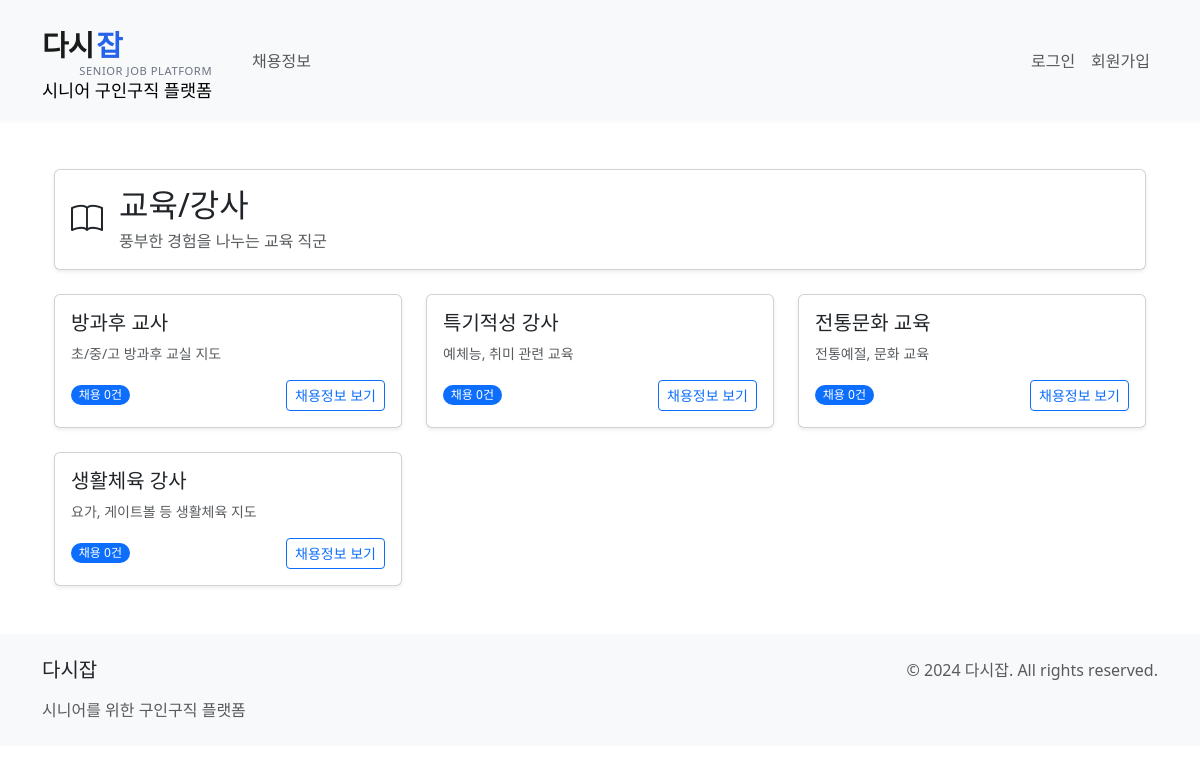
Screenshot of /category/3/ with the database file from the repository.
### jobs/models.py (models this page shows, shortened)
class JobCategory(models.Model):
    name = models.CharField(max_length=100)
    description = models.TextField(blank=True)
    icon = models.CharField(max_length=50, blank=True)
    class Meta:
        verbose_name_plural = "Job Categories"

class SubCategory(models.Model):
    category = models.ForeignKey(JobCategory, on_delete=models.CASCADE, related_name='subcategories')
    name = models.CharField(max_length=100)
    description = models.TextField(blank=True)
    class Meta:
        verbose_name_plural = "Sub Categories"

### jobs/views.py (the view)
# urls.py: path('category/<int:pk>/', views.CategoryDetailView.as_view(), name='category_detail'),
class CategoryDetailView(DetailView):
    model = JobCategory
    template_name = 'jobs/category_detail.html'
    context_object_name = 'category'
    def get_context_data(self, **kwargs):
        context = super().get_context_data(**kwargs)
        context['subcategories'] = self.object.subcategories.all()
        return context

### jobs/templates/jobs/category_detail.html (shortened to what this page needs)
{% extends 'jobs/base.html' %}
{% block content %}
<div class="container mt-5">
    <div class="card mb-4 shadow-sm">
        <div class="card-body">
            <div class="d-flex align-items-center">
                <i class="bi bi-{{ category.icon }} fs-2 me-3"></i>
                <div>
                    <h2 class="card-title mb-1">{{ category.name }}</h2>
                    <p class="text-muted mb-0">{{ category.description }}</p>
                </div>
            </div>
        </div>
    </div>
    <div class="row row-cols-1 row-cols-md-2 row-cols-lg-3 g-4">
        {% for subcategory in subcategories %}
        <div class="col">
            <div class="card h-100 shadow-sm hover-card">
                <div class="card-body">
                    <h5 class="card-title">
                        <a href="{% url 'jobs:job_list_by_category' subcategory.id %}"
                           class="text-decoration-none text-dark">
                            {{ subcategory.name }}
                        </a>
                    </h5>
                    <p class="card-text text-muted small">{{ subcategory.description }}</p>
                    <div class="d-flex justify-content-between align-items-center">
                        <span class="badge bg-primary rounded-pill">
                            채용 {{ subcategory.jobs.count }}건
                        </span>
                        <a href="{% url 'jobs:job_list_by_category' subcategory.id %}"
                           class="btn btn-outline-primary btn-sm">
                            채용정보 보기
                        </a>
                    </div>
                </div>
            </div>
        </div>
        {% endfor %}
    </div>
</div>
{% endblock %}

### jobs/templates/jobs/category_detail.html (style rules this page uses)
.hover-card { transition: transform 0.2s ease-in-out, box-shadow 0.2s ease-in-out; }
.badge { font-weight: 500; }

### rows the page displays
JobCategory: name "교육/강사", description "풍부한 경험을 나누는 교육 직군"
SubCategory: name "방과후 교사", description "초/중/고 방과후 교실 지도", jobs.count "0"
SubCategory: name "특기적성 강사", description "예체능, 취미 관련 교육", jobs.count "0"
SubCategory: name "전통문화 교육", description "전통예절, 문화 교육", jobs.count "0"
SubCategory: name "생활체육 강사", description "요가, 게이트볼 등 생활체육 지도", jobs.count "0"
